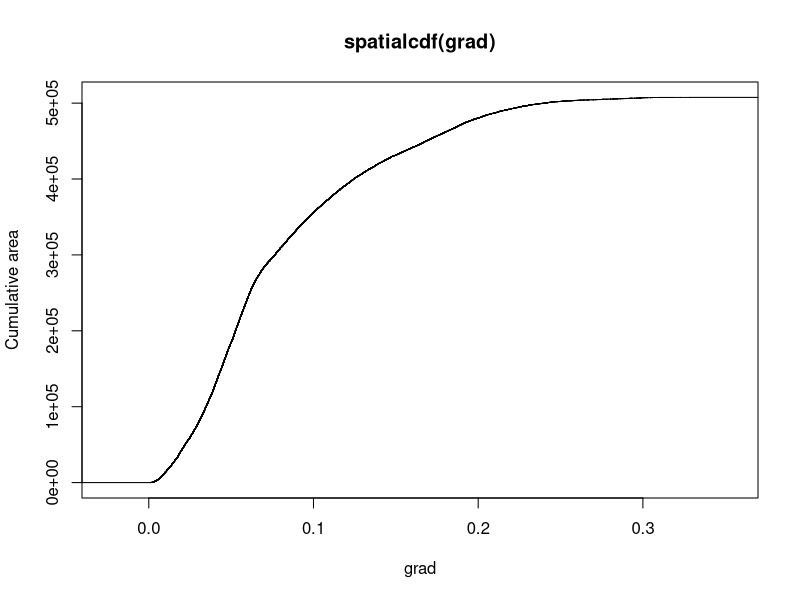
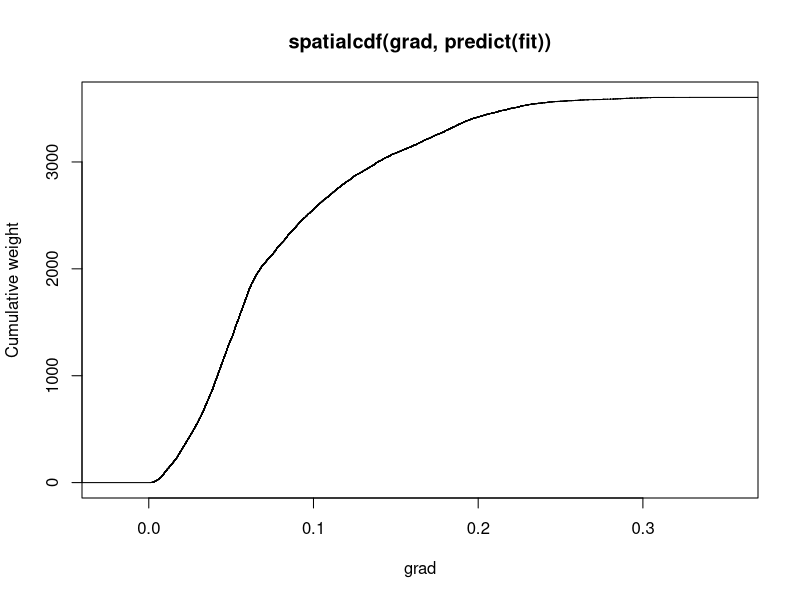
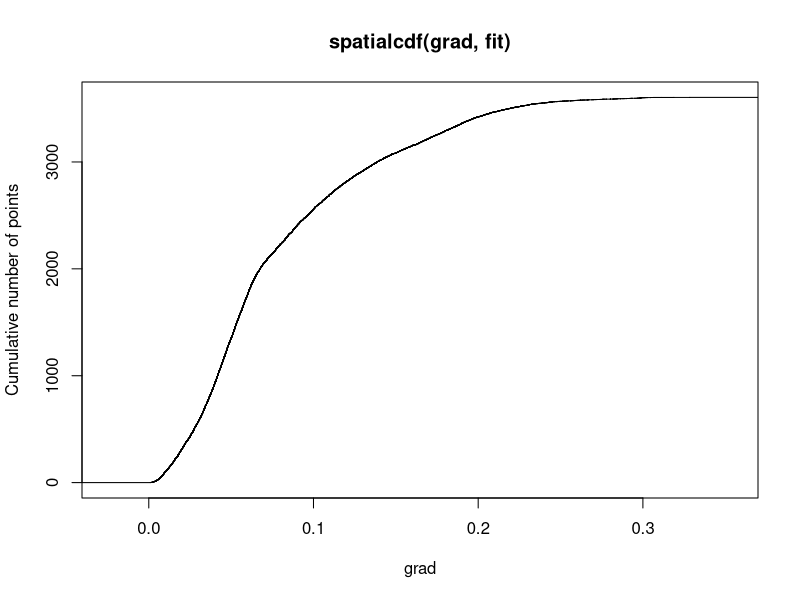
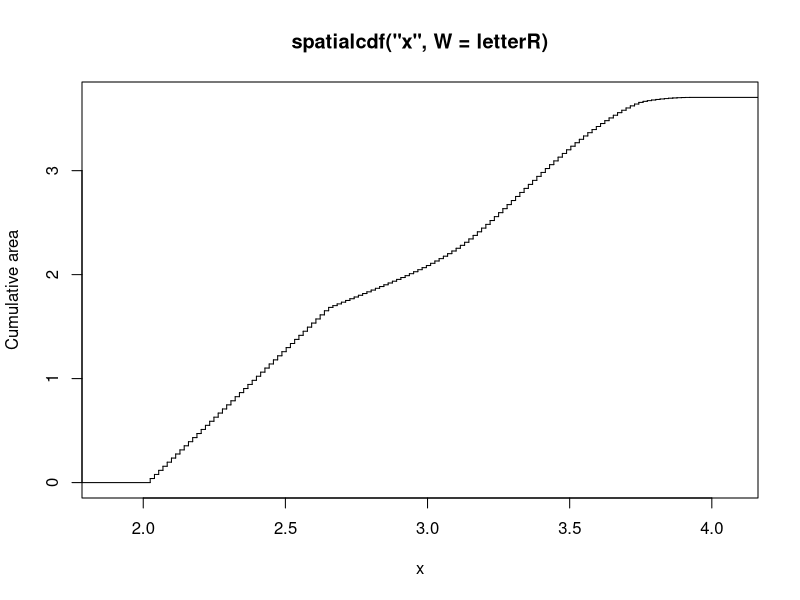

Source code (R) for these figures, in order:
library(spatstat)


### Name: spatialcdf
### Title: Spatial Cumulative Distribution Function
### Aliases: spatialcdf
### Keywords: spatial nonparametric

### ** Examples

   with(bei.extra, {
     plot(spatialcdf(grad))
     fit <- ppm(bei ~ elev)
     plot(spatialcdf(grad, predict(fit)))
     plot(A <- spatialcdf(grad, fit))
     A(0.1)
  })
  plot(spatialcdf("x", W=letterR))
